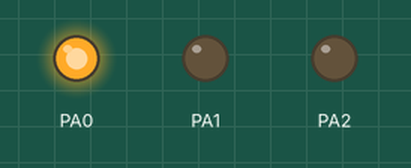
Recording of a program running on a simulated ATmega128, built with avr-gcc and emulated at 8 MHz. Shown: output pins drawn as LEDs (lit = HIGH).

Above: at 0.5 s.
At 2.0 s:
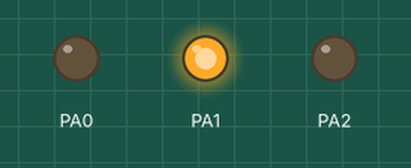
At 4.0 s:
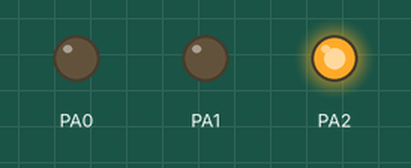
Timing chart, 0 to 7.8 s (numbered marks = the images above):
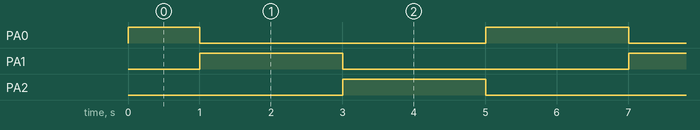

The program:

main.c
```c
/*
*  main.c
*
*  Created: 1/30/2019 12:26:15 PM
*  Author: Ruben, Bart en Olaf
*/

#define F_CPU 8000000UL

#include <avr/io.h>
#include <util/delay.h>
#include <stdio.h>

void wait(int ms);
/* OPDRACHT: B.2
int main(void){
DDRD = 0b11111111;

while(1){
PORTD = 0b1000000;
wait(250);
PORTD = 0b0100000;
wait(250);
}
return 1;
}*/

/* OPDRACHT B.3
int main(void){

// set PORTD for output
DDRD = 0b11111111;
PORTC = 0x10;

while (1)
{
if (PINC & 0b00000001)
{
PORTD = 0b10000000;
wait(50);
PORTD = 0b00000000;
}
else
{
PORTD = 0x00;
}
}

return 1;
}*/


/* OPDRACHT B.4
int main(void){
DDRD = 0b11111111;
PORTD = 0b00000001;
int down = 0;

while(1){
if(down == 0){
PORTD = PORTD<< 1;
}else{
PORTD = PORTD >> 1;
}
if(PORTD & 0x80){
down = 1;
}if(PORTD & 0x01){
down = 0;
}
wait(100);
}
return 1;
}*/

/* OPDRACHT B.5
typedef struct {
unsigned char data;
unsigned int delay ;
} PATTERN_STRUCT;

PATTERN_STRUCT pattern[] = {
{0x00, 100}, {0x01, 100}, {0x02, 100}, {0x04, 100}, {0x10, 100}, {0x20, 100}, {0x40, 100}, {0x80, 100},
{0x00, 100},
{0xAA,  50}, {0x55,  50},
{0xAA,  50}, {0x55,  50},
{0xAA,  50}, {0x55,  50},
{0x00, 100},
{0x81, 100}, {0x42, 100}, {0x24, 100}, {0x18, 100}, {0x0F, 200}, {0xF0, 200}, {0x0F, 200}, {0xF0, 200},
{0x00, 0x00}
};


int main(void){
DDRD = 0b11111111;

while (1)
{
int index = 0;
while( pattern[index].delay != 0 ) {
PORTD = pattern[index].data;
wait(pattern[index].delay);
index++;
}
}

return 1;
}*/

/*OPDRACHT B.6
int main(void){
DDRD = 0b11111111;
int delay = 1000;
int fast = 0;
while (1)
{
if(PINC & 0b00000001){
if(fast == 0){
delay /= 4;
fast = 1;
}else{
fast = 0;
delay *=4;
}
}
PORTD = 0b11111111;
wait(delay);
PORTD = 0b00000000;
wait(delay);
}

return 1;
}*/


/* OPDRACHT B.7b*/
void setCharliePlexingLed(int lednr)
{
	switch (lednr)
	{
		case 0:
		DDRA = 0b00000011;
		PORTA = 0b00000001;
		break;
		case 1:
		DDRA = 0b00000011;
		PORTA = 0b00000010;
		break;
		case 2:
		DDRA = 0b00000110;
		PORTA = 0b00000010;
		break;
		case 3:
		DDRA = 0b00000110;
		PORTA = 0b00000100;
		break;
		case 4:
		DDRA = 0b00000101;
		PORTA = 0b00000100;
		break;
		case 5:
		DDRA = 0b00000101;
		PORTA = 0b00000001;
		break;
	}
}

int main(void){
	int ledNr = 0;
	while(1){
		setCharliePlexingLed(ledNr);
		ledNr++;
		if(ledNr > 5){
			ledNr = 0;
		}
		wait(1000);
	}
}


void wait(int ms){
	for(int i = 0; i< ms; i++){
		_delay_ms(1);
	}
}
```

Measured:
- by itself, PA0: repeats every 6.0 s: LOW 4.0 s, HIGH 2.0 s
- by itself, PA1, PA2: alternates HIGH for 2.0 s and LOW for 4.0 s
- by itself, everything shown: repeats every 6.0 s, in 6 steps
